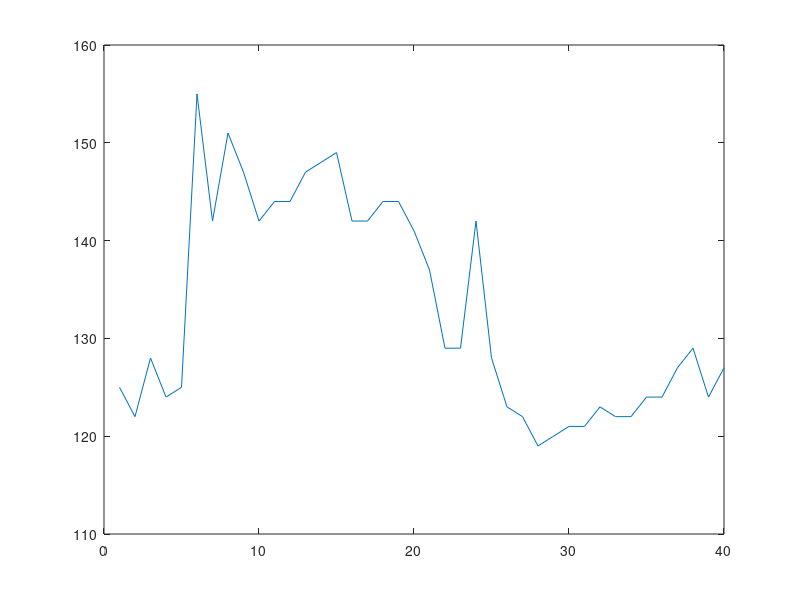

This figure's MATLAB source:
clear all;
v=[146,150,146,143,143,140,137,136,136,137,136,137,138,139,140,139,139,138,129,128];
v1 = [189,529,228,186,173,178,179,177,178,179,179,180,183,182,182,181,181,181,183,182];
v2 = [177,171,161,162,165,161,158,158,155,155,160,162,171,171,172,171,196,208,186,182];
v3 = [183,180,200,606,613,618,619,620,623,176,167,173,168,158,149,154,151,156,160,163];
v4 = [188,187,185,174,159,184,138,195,224,228,210,215,162,162,161,165,454,661,660,660];
%adicionadas 10 amostras (n amostras = 30)
v5 = [99,99,100,97,116,91,97,99,90,90,89,89,90,90,91,91,91,91,89,90,91,91,91,91,90,89,89,90,90,91];
v6 = [101,99,102,93,98,100,105,102,104,104,102,102,102,102,103,103,102,104,103,104,104,105,105,105,106,105,106,106,104,106];
v7 = [380,149,149,146,147,148,146,145,145,144,144,144,143,142,142,140,139,138,138,142,142,142,143,144,146,145,139,144,144,143,145,145,145,148,149,148,147,146,146,144,143,143,143,142,142,142,140,140,137,137,145,145,144,145,144,144,144,144,143,143,143,143,142,142,141,141,141,141,141,141,141,141,140,140,140,141,140,140,140,140,140,139,139,139,140,140,140,140,140,140,140,140,139,139,139,138,138,139,138,137,134,134,135,135,135,136,135,135,137,135,136,137,136,135,136,136,137,137,138,137];
v8 = [125,122,128,124,125,155,142,151,147,142,144,144,147,148,149,142,142,144,144,141,137,129,129,142,128,123,122,119,120,121,121,123,122,122,124,124,127,129,124,127];
plot(v8);
%printf("vo_sem_nada.png");